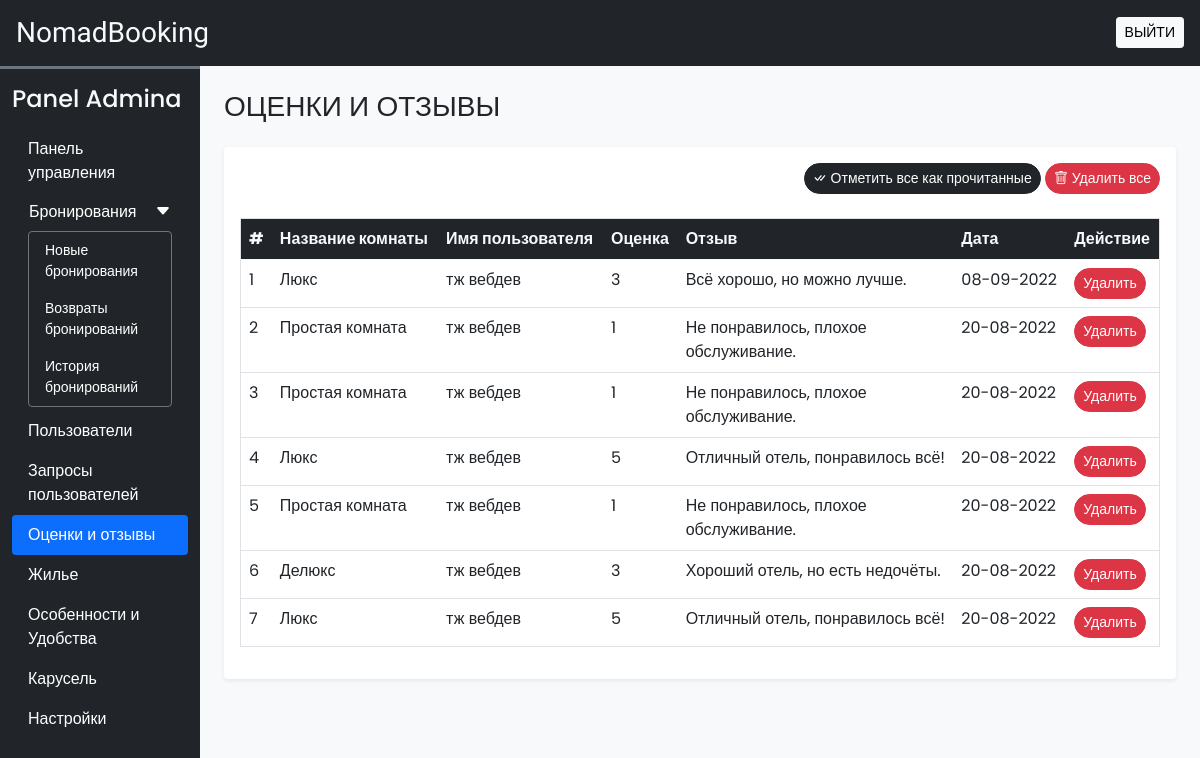
The app's page /admin/rate_review.php (signed in) with its own data.
### tables this page shows
CREATE TABLE `rating_review` (
  `sr_no` int(11) NOT NULL,
  `booking_id` int(11) NOT NULL,
  `room_id` int(11) NOT NULL,
  `user_id` int(11) NOT NULL,
  `rating` int(11) NOT NULL,
  `review` varchar(200) NOT NULL,
  `seen` int(11) NOT NULL DEFAULT 0,
  `datentime` datetime NOT NULL DEFAULT current_timestamp()
);

CREATE TABLE `rooms` (
  `id` int(11) NOT NULL,
  `name` varchar(150) NOT NULL,
  `area` int(11) NOT NULL,
  `price` int(11) NOT NULL,
  `quantity` int(11) NOT NULL,
  `adult` int(11) NOT NULL,
  `children` int(11) NOT NULL,
  `description` varchar(350) NOT NULL,
  `status` tinyint(4) NOT NULL DEFAULT 1,
  `removed` int(11) NOT NULL DEFAULT 0
);

CREATE TABLE `user_cred` (
  `id` int(11) NOT NULL,
  `name` varchar(100) NOT NULL,
  `email` varchar(150) NOT NULL,
  `address` varchar(120) NOT NULL,
  `phonenum` varchar(100) NOT NULL,
  `pincode` int(11) NOT NULL,
  `dob` date NOT NULL,
  `profile` varchar(100) NOT NULL,
  `password` varchar(200) NOT NULL,
  `is_verified` int(11) NOT NULL DEFAULT 0,
  `token` varchar(200) DEFAULT NULL,
  `t_expire` date DEFAULT NULL,
  `status` int(11) NOT NULL DEFAULT 1,
  `datentime` datetime NOT NULL DEFAULT current_timestamp()
);

### admin/rate_review.php (the view, shortened to what this page needs)
<!DOCTYPE html>
<html lang="ru">
<head>
  <?php require('inc/links.php'); ?>
</head>
<body class="bg-light">
  <?php require('inc/header.php'); ?>
  <div class="container-fluid" id="main-content">
    <div class="row">
      <div class="col-lg-10 ms-auto p-4 overflow-hidden">
        <h3 class="mb-4">ОЦЕНКИ И ОТЗЫВЫ</h3>
        <div class="card border-0 shadow-sm mb-4">
          <div class="card-body">
            <div class="text-end mb-4">
              <a href="?seen=all" class="btn btn-dark rounded-pill shadow-none btn-sm">
                <i class="bi bi-check-all"></i> Отметить все как прочитанные
              </a>
              <a href="?del=all" class="btn btn-danger rounded-pill shadow-none btn-sm">
                <i class="bi bi-trash"></i> Удалить все
              </a>
            </div>
            <div class="table-responsive-md">
              <table class="table table-hover border">
                <thead>
                  <tr class="bg-dark text-light">
                    <th scope="col">#</th>
                    <th scope="col">Название комнаты</th>
                    <th scope="col">Имя пользователя</th>
                    <th scope="col">Оценка</th>
                    <th scope="col" width="30%">Отзыв</th>
                    <th scope="col">Дата</th>
                    <th scope="col">Действие</th>
                  </tr>
                </thead>
                <tbody>
                  <?php
                    $q = "SELECT rr.*,uc.name AS uname, r.name AS rname FROM `rating_review` rr
                      INNER JOIN `user_cred` uc ON rr.user_id = uc.id
                      INNER JOIN `rooms` r ON rr.room_id = r.id
                      ORDER BY `sr_no` DESC";
                    $data = mysqli_query($con,$q);
                    $i=1;
                    while($row = mysqli_fetch_assoc($data))
                    {
                      $date = date('d-m-Y',strtotime($row['datentime']));
                      $seen='';
                      $seen.="<a href='?del=$row[sr_no]' class='btn btn-sm rounded-pill btn-danger'>Удалить</a>";
                      echo<<<query
                        <tr>
                          <td>$i</td>
                          <td>$row[rname]</td>
                          <td>$row[uname]</td>
                          <td>$row[rating]</td>
                          <td>$row[review]</td>
                          <td>$date</td>
                          <td>$seen</td>
                        </tr>
                      query;
                      $i++;
                    }
                  ?>
                </tbody>
              </table>
            </div>
          </div>
        </div>
      </div>
    </div>
  </div>
</body>
</html>

### admin/css/common.css (style rules this page uses)
:root { --teal: #2ec1ac; --teal_hover: #279e8c; }
* { font-family: 'Poppins', sans-serif; }

### records on screen
rating_review: room.name "Люкс", user.name "тж вебдев", rating "3", review "Всё хорошо, но можно лучше.", datentime "08-09-2022"
rating_review: room.name "Простая комната", user.name "тж вебдев", rating "1", review "Не понравилось, плохое обслуживание.", datentime "20-08-2022"
rating_review: room.name "Простая комната", user.name "тж вебдев", rating "1", review "Не понравилось, плохое обслуживание.", datentime "20-08-2022"
rating_review: room.name "Люкс", user.name "тж вебдев", rating "5", review "Отличный отель, понравилось всё!", datentime "20-08-2022"
rating_review: room.name "Простая комната", user.name "тж вебдев", rating "1", review "Не понравилось, плохое обслуживание.", datentime "20-08-2022"
rating_review: room.name "Делюкс", user.name "тж вебдев", rating "3", review "Хороший отель, но есть недочёты.", datentime "20-08-2022"
rating_review: room.name "Люкс", user.name "тж вебдев", rating "5", review "Отличный отель, понравилось всё!", datentime "20-08-2022"
